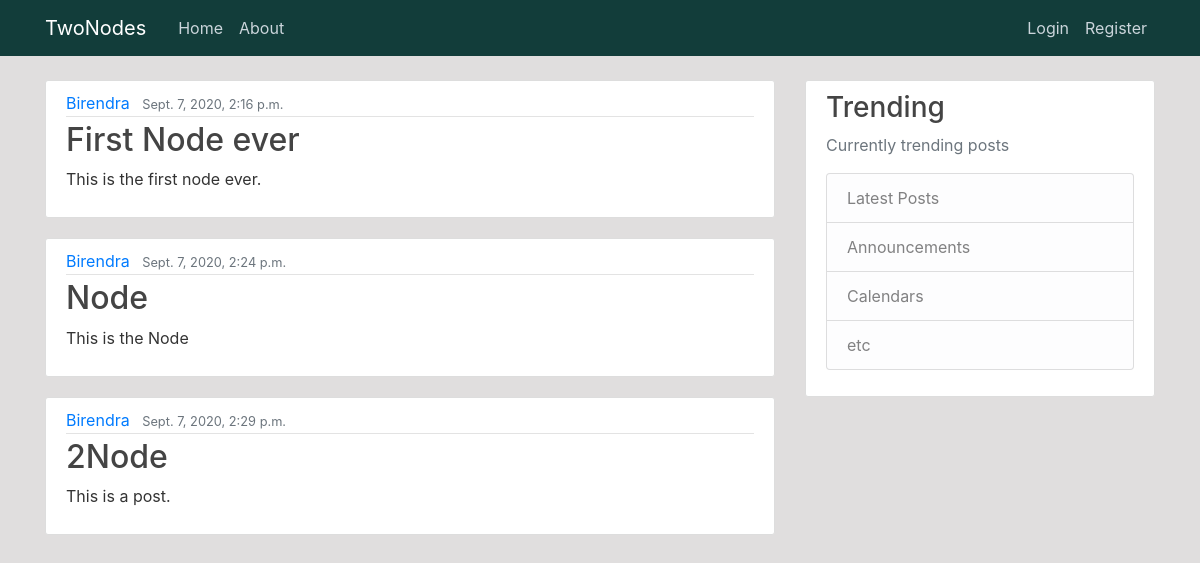
The app's page /, older data.
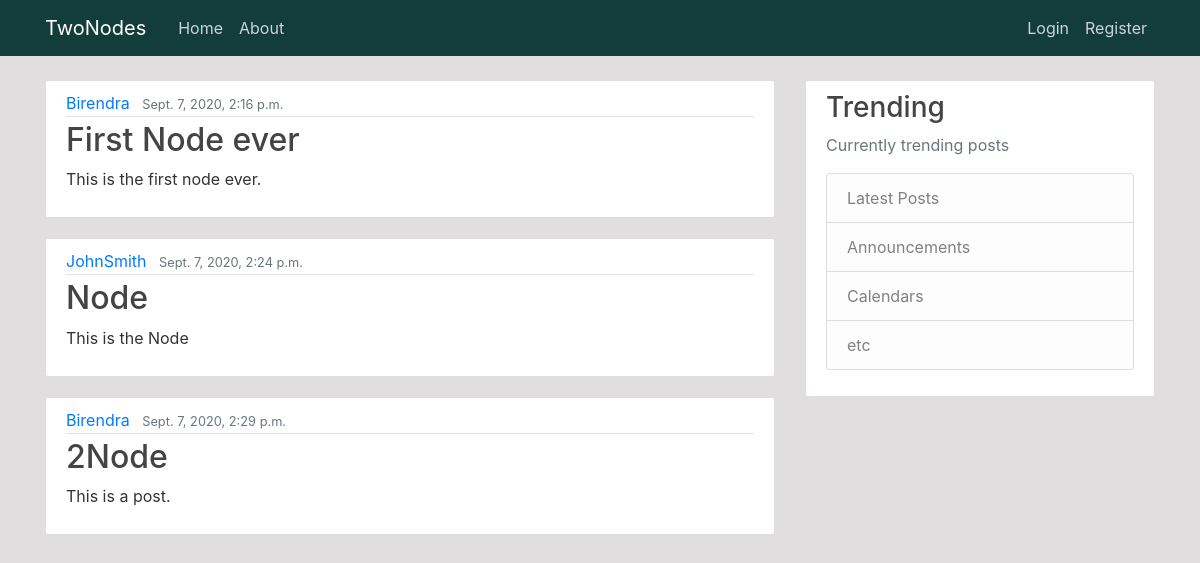
The same page, newer data.
### blog/models.py (models this page shows, shortened)
class Post(models.Model):
    title = models.CharField(max_length=100)
    content = models.TextField()
    dateposted = models.DateTimeField(default=timezone.now)
    author = models.ForeignKey(User, on_delete= models.CASCADE)

### blog/views.py (the view)
# urls.py: 2. Add a URL to urlpatterns:  path('', views.home, name='home')
def home(request):
    context = {
        'posts': Post.objects.all()
    }
    return render(request, 'blog/home.html', context)

### blog/templates/blog/home.html
{% extends "blog/base.html" %}
{% block content %}
    {% for post in posts %}
        <article class="media content-section">
            <div class="media-body">
            <div class="article-metadata">
                <a class="mr-2" href="#">{{ post.author }}</a>
                <small class="text-muted">{{ post.dateposted }}</small>
            </div>
            <h2><a class="article-title" href="#">{{ post.title }}</a></h2>
            <p class="article-content">{{ post.content }}</p>
            </div>
        </article>
    {% endfor %}
{% endblock content %}

Row changes from the older to the newer data that the page shows:
changed Post "Node": author "Birendra" → "JohnSmith"
